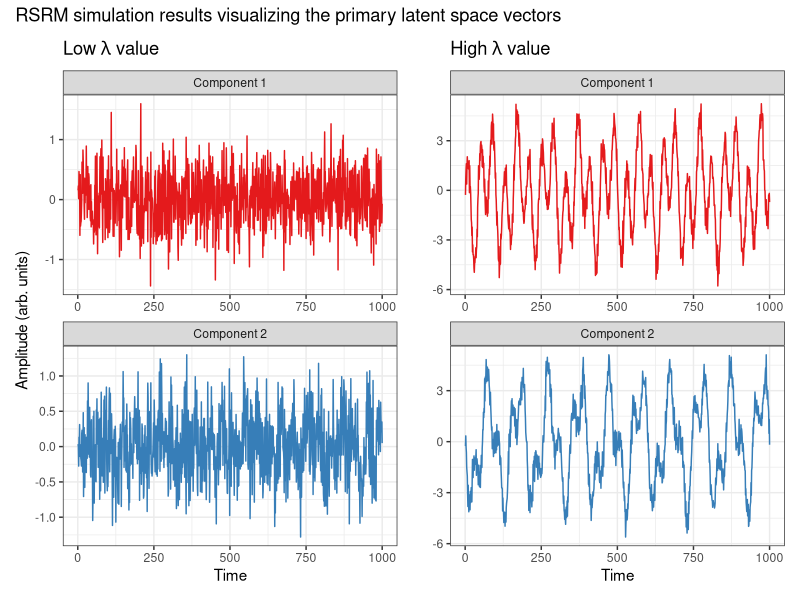

R code for this plot:
## ---- chunk 1
knitr::opts_chunk$set(echo = TRUE, message = FALSE)
## ---- chunk 2
# Primary Robust Shared Response Model routine
rsrm <- function(X, n_components, lambda = 1, iter = 10){
  
  # Ensure lambda is strictly non-negative
  if(lambda < 0){
    stop("Lambda must be non-negative.")
  }
  
  # Extract number of time-points
  n_time <- unique(sapply(X, ncol))
  
  # Each input matrix must have equal number of time-points
  if(length(n_time) > 1){
    stop("All subjects must have the same number of time-points.")
  }
  
  # Number of subjects
  subjs <- length(X)
  
  # Require at least 2 subjects to fit RSRM
  if(subjs < 2){
    stop("You need to provide at least 2 subjects to fit RSRM")
  }
  
  # Number of features for each subject
  features <- sapply(X, nrow)
  
  # Initialize W (mapping) matrices
  W <- init_transforms(subjs, features, n_components)
  # Initialize S (subject) matrices
  S <- init_individual(subjs, features, n_time)
  # Initialize R (shared-response) matrix
  R <- update_shared_response(X, S, W, n_components)
  
  # Block-Coordinate Descent
  for(i in 1:iter){
    
    # Solve for W (mapping) matrices
    W <- update_transforms(X, S, R)
    # Solve for S (subject) matrices
    S <- update_individual(X, W, R, lambda)
    # Solve for R (shared-response) matrix
    R <- update_shared_response(X, S, W, n_components)
    
  }
  # Store RSRM results
  return(list("R" = R, "S" = S, "W" = W))
}
## ---- chunk 3
init_transforms <- function(subjs, features, n_components){
  # Initialize W (mapping) matrix list
  W <- base::vector(mode = "list", length = subjs)

  for(i in 1:subjs){
    # Initialize W (mapping) matrices
    W[[i]] <- matrix(rnorm(features[i] * n_components), 
                         nrow = features, 
                         ncol = n_components)
  
    # Make W an orthogonal matrix with QR
    W[[i]] <- qr.Q(qr(W[[i]]))
  }
  return(W)
}
## ---- chunk 4
init_individual <- function(subjs, features, n_time){
  # Initialize S matrix list
  S <- base::vector(mode = "list", length = subjs)
  for(i in 1:subjs){
    # Initialize S (subject) matrix
    S[[i]] <- matrix(0, nrow = features[i], 
                      ncol = n_time)
  }
  return(S)
}
## ---- chunk 5
update_shared_response <- function(X, S, W, n_components){
  
  # Number of subjects
  subjs <- length(X)
  
  # Number of time-points
  n_time <- ncol(X[[1]])
  
  # Initialize R matrix
  R <- matrix(0, nrow = n_components, 
                 ncol = n_time)
  
  # Update R
  for(i in 1:subjs){
    R <- R + t(W[[i]]) %*% (X[[i]] - S[[i]])
  }
  
  # Scale down R by number of subjects
  R <- R / subjs
  return(R)
}
## ---- chunk 6
update_transforms <- function(X, S, R){
  
  # Number of subjects
  subjs <- length(X)
  
  # Initialize W (mapping) matrix list
  W <- base::vector(mode = "list", length = subjs)
  
  for(i in 1:subjs){
    
    M <- (X[[i]] - S[[i]]) %*% t(R)
    
    # Singular Value Decomposition
    svd_res <- svd(M)
    # Solution to the Procrustes problem
    W[[i]] <- svd_res$u %*% t(svd_res$v)
  }
  return(W)
}
## ---- chunk 7
update_individual <- function(X, W, R, lambda){
  
  # Number of subjects
  subjs <- length(X)
  
  # Initialize S (subject) matrix list
  S <- base::vector(mode = "list", length = subjs)
  
  # Compute regularized S (subject) matrices
  for(i in 1:subjs){
    S[[i]] <- shrink(X[[i]] - W[[i]] %*% R, lambda)
  }
  return(S)
}
## ---- chunk 8
shrink <- function(D, lambda){
  
  # Find absolute values greater than lambda
  pos <- D > lambda
  neg <- D < -lambda
  
  # Penalize large absolute values by lambda
  D[pos] <- D[pos] - lambda
  D[neg] <- D[neg] +  lambda

  # Assign all other values to 0
  D[!pos & !neg] <- 0
  return(D)
}
## ---- chunk 9
# Generate a sine wave
sine_wave <- function(freq, srate, amp = 1){
  
  # Get the time series vector
  time <- seq(0, 1 - (1 / srate), 1 / srate)
  # Compute the sine-wave
  sin_wave <-  amp * sin(2 * pi * freq * time)
  return(sin_wave)
  
}

sim_data <- function(n_subj, n_feat, n_time, freq_fam, 
                     feats_w_sig = "all", subjs_w_sig = "all"){

  # Initialize signal and noise matrices
  sim_res <- base::vector(mode = "list", length = n_subj)
  noise <- sim_res

  for(i in 1:n_subj){
    # Generate signals from frequency family
    sim_res[[i]] <- matrix(
      sine_wave(freq = sample(freq_fam, 1), 
                srate = n_time), 
      nrow = n_feat, 
      ncol = n_time, 
      byrow = TRUE)
    # Generate noise
    noise[[i]] <- matrix(
      rnorm(n_feat*n_time, 0, 4), 
      nrow = n_feat, 
      ncol = n_time)
    # Add noise to signals
    sim_res[[i]] <- sim_res[[i]] + noise[[i]]
  }
  return(sim_res)
}

# Specify simulation parameters
n_subj <- 100
n_feat <- 32
n_time <- 1000
freqs <- c(10, 25)

# Simulate data
sim1 <- sim_data(n_subj = n_subj, n_feat = n_feat, 
                 n_time = n_time, freq_fam = freqs)

# Specify hyper-parameters for RSRM
n_comp <- length(freqs)
lams <- c(0, 1e6)

# Run RSRM on simulated data
rsrm_out <- base::vector(mode = "list", length = n_subj)

for(i in 1:length(lams)){
  rsrm_out[[i]] <- rsrm(X = sim1, n_components = n_comp, 
                        lambda = lams[i], iter = 100)
}
## ---- chunk 10
library(tidyverse)
library(patchwork)

final_plots <- list()
for(i in 1:length(lams)){
  
  if(i == 1){
    title <- expression(
         paste("Low ", lambda, " value"))
    y <- "Amplitude (arb. units)"
  } else {
    title <- expression(
         paste("High ", lambda, " value"))
    y <- ""
  }

  # Set plot themes
  theme_set(theme_bw())

  # Get data for plot
  plot_dat <- rsrm_out[[i]]$R %>%
    t() %>%
    data.frame()

  # Name the columns
  colnames(plot_dat) <- paste("Component", 1:n_comp)

  # Plot the data
  final_plots[[i]] <- plot_dat %>%
    bind_cols("Time" = 1:n_time) %>%
    pivot_longer(-Time) %>% 
    ggplot(aes(x = Time, y = value, color = name)) +
    geom_line() + 
    scale_color_brewer(palette = "Set1") +
    facet_wrap(~name, scales = "free", nrow = 3) + 
    labs(y = y,
       title = title) +
    theme(legend.position = "none")
}

patch <- final_plots[[1]] | final_plots[[2]]
final_fig  <- patch + 
  plot_annotation(title = "RSRM simulation results visualizing the primary latent space vectors")
print(final_fig)
